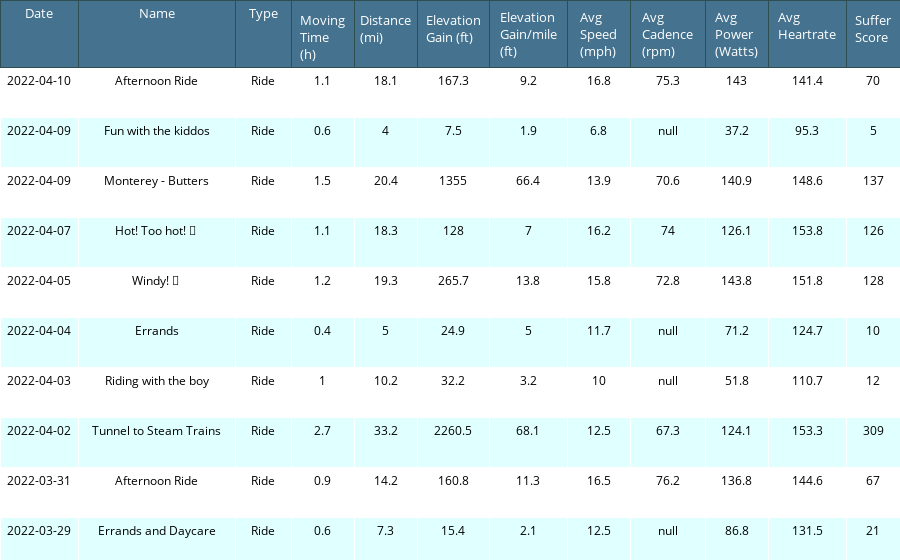

Source (notebook cell):
### Code cell
# Sorting table

headerColor = '#45738F'
rowEvenColor = 'lightcyan'
rowOddColor = 'white'

# Plotly table
fig = go.Figure(data=[go.Table(
    columnorder = [1,2,3,4,5,6,7,8,9,10,11,12],
    columnwidth = [25,50,18,20,20,23,25,20,24,20,25,17],
    header=dict(values=list(streamlit_df.columns),
                line_color='darkslategray',
                fill_color=headerColor,
    font=dict(color='white', size=13)),
    cells=dict(values=[streamlit_df['Date'], streamlit_df['Name'], streamlit_df['Type'], streamlit_df['Moving Time (h)'], streamlit_df['Distance (mi)'], streamlit_df['Elevation Gain (ft)'], streamlit_df['Elevation Gain/mile (ft)'], streamlit_df['Avg Speed (mph)'], streamlit_df['Avg Cadence (rpm)'], streamlit_df['Avg Power (Watts)'], streamlit_df['Avg Heartrate'], streamlit_df['Suffer Score']],
               fill_color = [[rowOddColor,rowEvenColor]*len(streamlit_df.index),], font=dict(color='black', size=12), height=50))
])
fig.update_layout(margin=dict(l=0, r=0, t=0, b=0))

### Figure 1 — Plotly figure (JSON) as saved in the notebook; plotly's stock layout.template omitted (floating-point values rounded to 4 significant figures; data arrays with more than 128 entries replaced by an {"elided": "..."} marker saying what was removed)
{"data": [{"cells": {"fill": {"color": {"elided": "1x1080 str values"}}, "font": {"color": "black", "size": 12}, "height": 50, "values": {"elided": "12x540 mixed values"}}, "columnorder": [1, 2, 3, 4, 5, 6, 7, 8, 9, 10, 11, 12], "columnwidth": [25, 50, 18, 20, 20, 23, 25, 20, 24, 20, 25, 17], "header": {"fill": {"color": "#45738F"}, "font": {"color": "white", "size": 13}, "line": {"color": "darkslategray"}, "values": ["Date", "Name", "Type", "Moving Time (h)", "Distance (mi)", "Elevation Gain (ft)", "Elevation Gain/mile (ft)", "Avg Speed (mph)", "Avg Cadence (rpm)", "Avg Power (Watts)", "Avg Heartrate", "Suffer Score"]}, "type": "table"}], "layout": {"margin": {"b": 0, "l": 0, "r": 0, "t": 0}}}
